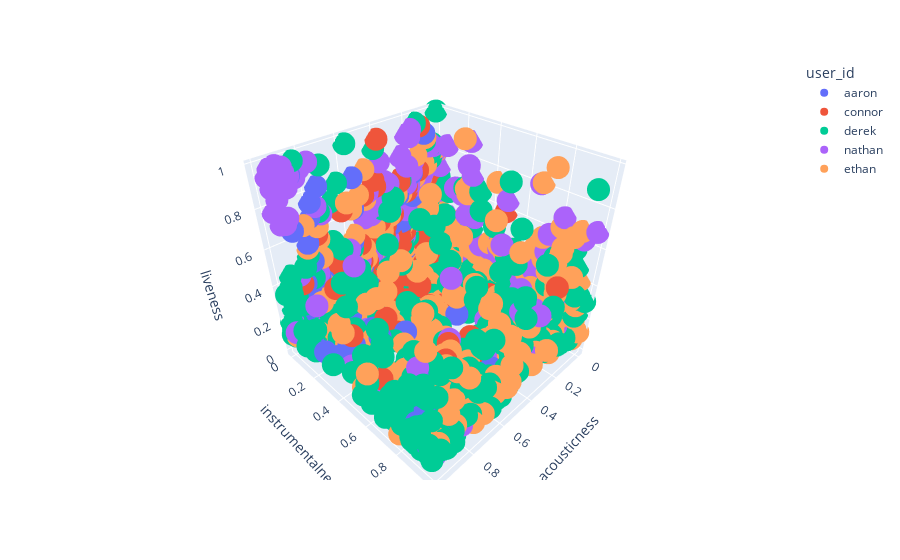

The notebook cell saved with this chart:
### Markdown cell above
### Plotting 3D of all songs

### Code cell
fig3d = px.scatter_3d(df, x='acousticness', y='instrumentalness',
                      z='liveness', color='user_id')
fig3d.show()

### Figure 1 — Plotly figure (JSON) as saved in the notebook; plotly's stock layout.template omitted (floating-point values rounded to 4 significant figures; data arrays with more than 128 entries replaced by an {"elided": "..."} marker saying what was removed)
{"data": [{"hovertemplate": "user_id=aaron<br>acousticness=%{x}<br>instrumentalness=%{y}<br>liveness=%{z}<extra></extra>", "legendgroup": "aaron", "marker": {"color": "#636efa", "symbol": "circle"}, "mode": "markers", "name": "aaron", "scene": "scene", "showlegend": true, "type": "scatter3d", "x": {"elided": "509 float values"}, "y": {"elided": "509 float values"}, "z": {"elided": "509 float values"}}, {"hovertemplate": "user_id=connor<br>acousticness=%{x}<br>instrumentalness=%{y}<br>liveness=%{z}<extra></extra>", "legendgroup": "connor", "marker": {"color": "#EF553B", "symbol": "circle"}, "mode": "markers", "name": "connor", "scene": "scene", "showlegend": true, "type": "scatter3d", "x": {"elided": "545 float values"}, "y": {"elided": "545 float values"}, "z": {"elided": "545 float values"}}, {"hovertemplate": "user_id=derek<br>acousticness=%{x}<br>instrumentalness=%{y}<br>liveness=%{z}<extra></extra>", "legendgroup": "derek", "marker": {"color": "#00cc96", "symbol": "circle"}, "mode": "markers", "name": "derek", "scene": "scene", "showlegend": true, "type": "scatter3d", "x": {"elided": "1091 float values"}, "y": {"elided": "1091 float values"}, "z": {"elided": "1091 float values"}}, {"hovertemplate": "user_id=nathan<br>acousticness=%{x}<br>instrumentalness=%{y}<br>liveness=%{z}<extra></extra>", "legendgroup": "nathan", "marker": {"color": "#ab63fa", "symbol": "circle"}, "mode": "markers", "name": "nathan", "scene": "scene", "showlegend": true, "type": "scatter3d", "x": {"elided": "575 float values"}, "y": {"elided": "575 float values"}, "z": {"elided": "575 float values"}}, {"hovertemplate": "user_id=ethan<br>acousticness=%{x}<br>instrumentalness=%{y}<br>liveness=%{z}<extra></extra>", "legendgroup": "ethan", "marker": {"color": "#FFA15A", "symbol": "circle"}, "mode": "markers", "name": "ethan", "scene": "scene", "showlegend": true, "type": "scatter3d", "x": {"elided": "907 float values"}, "y": {"elided": "907 float values"}, "z": {"elided": "907 float values"}}], "layout": {"legend": {"title": {"text": "user_id"}, "tracegroupgap": 0}, "margin": {"t": 60}, "scene": {"domain": {"x": [0, 1], "y": [0, 1]}, "xaxis": {"title": {"text": "acousticness"}}, "yaxis": {"title": {"text": "instrumentalness"}}, "zaxis": {"title": {"text": "liveness"}}}}}
